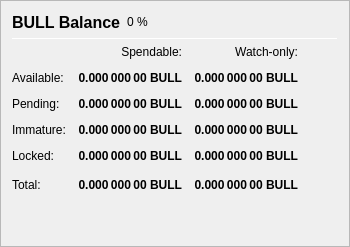
                   <widget class="QFrame" name="frame_Balances">
                    <property name="frameShape">
                     <enum>QFrame::StyledPanel</enum>
                    </property>
                    <property name="frameShadow">
                     <enum>QFrame::Raised</enum>
                    </property>
                    <layout class="QVBoxLayout" name="verticalLayout_4">
                     <item>
                      <layout class="QHBoxLayout" name="horizontalLayout_4">
                       <item>
                        <widget class="QLabel" name="label_5">
                         <property name="minimumSize">
                          <size>
                           <width>0</width>
                           <height>20</height>
                          </size>
                         </property>
                         <property name="font">
                          <font>
                           <pointsize>12</pointsize>
                           <weight>75</weight>
                           <bold>true</bold>
                          </font>
                         </property>
                         <property name="text">
                          <string>BULL Balance</string>
                         </property>
                        </widget>
                       </item>
                       <item>
                        <widget class="QLabel" name="labelBULLPercent">
                         <property name="text">
                          <string notr="true">0 %</string>
                         </property>
                        </widget>
                       </item>
                       <item>
                        <spacer name="horizontalSpacer_3">
                         <property name="orientation">
                          <enum>Qt::Horizontal</enum>
                         </property>
                         <property name="sizeHint" stdset="0">
                          <size>
                           <width>40</width>
                           <height>20</height>
                          </size>
                         </property>
                        </spacer>
                       </item>
                      </layout>
                     </item>
                     <item>
                      <widget class="Line" name="line_Balance">
                       <property name="minimumSize">
                        <size>
                         <width>0</width>
                         <height>1</height>
                        </size>
                       </property>
                       <property name="maximumSize">
                        <size>
                         <width>16777215</width>
                         <height>1</height>
                        </size>
                       </property>
                       <property name="orientation">
                        <enum>Qt::Horizontal</enum>
                       </property>
                      </widget>
                     </item>
                     <item>
                      <layout class="QGridLayout" name="gridLayout">
                       <property name="spacing">
                        <number>12</number>
                       </property>
                       <item row="0" column="1">
                        <widget class="QLabel" name="labelSpendable">
                         <property name="text">
                          <string>Spendable:</string>
                         </property>
                         <property name="alignment">
                          <set>Qt::AlignRight|Qt::AlignTrailing|Qt::AlignVCenter</set>
                         </property>
                        </widget>
                       </item>
                       <item row="0" column="2">
                        <widget class="QLabel" name="labelWatchonly">
                         <property name="text">
                          <string>Watch-only:</string>
                         </property>
                         <property name="alignment">
                          <set>Qt::AlignRight|Qt::AlignTrailing|Qt::AlignVCenter</set>
                         </property>
                        </widget>
                       </item>
                       <item row="1" column="0">
                        <widget class="QLabel" name="labelBalanceText">
                         <property name="text">
                          <string>Available:</string>
                         </property>
                        </widget>
                       </item>
                       <item row="1" column="1">
                        <widget class="QLabel" name="labelBalance">
                         <property name="font">
                          <font>
                           <weight>75</weight>
                           <bold>true</bold>
                          </font>
                         </property>
                         <property name="cursor">
                          <cursorShape>IBeamCursor</cursorShape>
                         </property>
                         <property name="toolTip">
                          <string>Your current spendable balance</string>
                         </property>
                         <property name="text">
                          <string notr="true">0.000 000 00 BULL</string>
                         </property>
                         <property name="alignment">
                          <set>Qt::AlignRight|Qt::AlignTrailing|Qt::AlignVCenter</set>
                         </property>
                         <property name="textInteractionFlags">
                          <set>Qt::LinksAccessibleByMouse|Qt::TextSelectableByKeyboard|Qt::TextSelectableByMouse</set>
                         </property>
                        </widget>
                       </item>
                       <item row="1" column="2">
                        <widget class="QLabel" name="labelWatchAvailable">
                         <property name="font">
                          <font>
                           <weight>75</weight>
                           <bold>true</bold>
                          </font>
                         </property>
                         <property name="cursor">
                          <cursorShape>IBeamCursor</cursorShape>
                         </property>
                         <property name="toolTip">
                          <string>Your current balance in watch-only addresses</string>
                         </property>
                         <property name="text">
                          <string notr="true">0.000 000 00 BULL</string>
                         </property>
                         <property name="alignment">
                          <set>Qt::AlignRight|Qt::AlignTrailing|Qt::AlignVCenter</set>
                         </property>
                         <property name="textInteractionFlags">
                          <set>Qt::LinksAccessibleByMouse|Qt::TextSelectableByKeyboard|Qt::TextSelectableByMouse</set>
                         </property>
                        </widget>
                       </item>
                       <item row="2" column="0">
                        <widget class="QLabel" name="labelPendingText">
                         <property name="text">
                          <string>Pending:</string>
                         </property>
                        </widget>
                       </item>
                       <item row="2" column="1">
                        <widget class="QLabel" name="labelUnconfirmed">
                         <property name="font">
                          <font>
                           <weight>75</weight>
                           <bold>true</bold>
                          </font>
                         </property>
                         <property name="cursor">
                          <cursorShape>IBeamCursor</cursorShape>
                         </property>
                         <property name="toolTip">
                          <string>Total of transactions that have yet to be confirmed, and do not yet count toward the spendable balance</string>
                         </property>
                         <property name="text">
                          <string notr="true">0.000 000 00 BULL</string>
                         </property>
                         <property name="alignment">
                          <set>Qt::AlignRight|Qt::AlignTrailing|Qt::AlignVCenter</set>
                         </property>
                         <property name="textInteractionFlags">
                          <set>Qt::LinksAccessibleByMouse|Qt::TextSelectableByKeyboard|Qt::TextSelectableByMouse</set>
                         </property>
                        </widget>
                       </item>
                       <item row="2" column="2">
                        <widget class="QLabel" name="labelWatchPending">
                         <property name="font">
                          <font>
                           <weight>75</weight>
                           <bold>true</bold>
                          </font>
                         </property>
                         <property name="cursor">
                          <cursorShape>IBeamCursor</cursorShape>
                         </property>
                         <property name="toolTip">
                          <string>Unconfirmed transactions to watch-only addresses</string>
                         </property>
                         <property name="text">
                          <string notr="true">0.000 000 00 BULL</string>
                         </property>
                         <property name="alignment">
                          <set>Qt::AlignRight|Qt::AlignTrailing|Qt::AlignVCenter</set>
                         </property>
                         <property name="textInteractionFlags">
                          <set>Qt::LinksAccessibleByMouse|Qt::TextSelectableByKeyboard|Qt::TextSelectableByMouse</set>
                         </property>
                        </widget>
                       </item>
                       <item row="3" column="0">
                        <widget class="QLabel" name="labelImmatureText">
                         <property name="text">
                          <string>Immature:</string>
                         </property>
                        </widget>
                       </item>
                       <item row="3" column="1">
                        <widget class="QLabel" name="labelImmature">
                         <property name="font">
                          <font>
                           <weight>75</weight>
                           <bold>true</bold>
                          </font>
                         </property>
                         <property name="cursor">
                          <cursorShape>IBeamCursor</cursorShape>
                         </property>
                         <property name="toolTip">
                          <string>Staked or masternode rewards that has not yet matured</string>
                         </property>
                         <property name="text">
                          <string notr="true">0.000 000 00 BULL</string>
                         </property>
                         <property name="alignment">
                          <set>Qt::AlignRight|Qt::AlignTrailing|Qt::AlignVCenter</set>
                         </property>
                         <property name="textInteractionFlags">
                          <set>Qt::LinksAccessibleByMouse|Qt::TextSelectableByKeyboard|Qt::TextSelectableByMouse</set>
                         </property>
                        </widget>
                       </item>
                       <item row="3" column="2">
                        <widget class="QLabel" name="labelWatchImmature">
                         <property name="font">
                          <font>
                           <weight>75</weight>
                           <bold>true</bold>
                          </font>
                         </property>
                         <property name="cursor">
                          <cursorShape>IBeamCursor</cursorShape>
                         </property>
                         <property name="toolTip">
                          <string>Staked or masternode rewards in watch-only addresses that has not yet matured</string>
                         </property>
                         <property name="text">
                          <string notr="true">0.000 000 00 BULL</string>
                         </property>
                         <property name="alignment">
                          <set>Qt::AlignRight|Qt::AlignTrailing|Qt::AlignVCenter</set>
                         </property>
                         <property name="textInteractionFlags">
                          <set>Qt::LinksAccessibleByMouse|Qt::TextSelectableByKeyboard|Qt::TextSelectableByMouse</set>
                         </property>
                        </widget>
                       </item>
                       <item row="4" column="0">
                        <widget class="QLabel" name="labelLockedBalanceText">
                         <property name="toolTip">
                          <string>Locked BULL or Masternode collaterals. These are excluded from zbull minting.</string>
                         </property>
                         <property name="text">
                          <string>Locked:</string>
                         </property>
                        </widget>
                       </item>
                       <item row="4" column="1">
                        <widget class="QLabel" name="labelLockedBalance">
                         <property name="font">
                          <font>
                           <weight>75</weight>
                           <bold>true</bold>
                          </font>
                         </property>
                         <property name="cursor">
                          <cursorShape>IBeamCursor</cursorShape>
                         </property>
                         <property name="toolTip">
                          <string>Locked BULL or Masternode collaterals. These are excluded from zbull minting.</string>
                         </property>
                         <property name="text">
                          <string notr="true">0.000 000 00 BULL</string>
                         </property>
                         <property name="alignment">
                          <set>Qt::AlignRight|Qt::AlignTrailing|Qt::AlignVCenter</set>
                         </property>
                         <property name="textInteractionFlags">
                          <set>Qt::LinksAccessibleByMouse|Qt::TextSelectableByKeyboard|Qt::TextSelectableByMouse</set>
                         </property>
                        </widget>
                       </item>
                       <item row="4" column="2">
                        <widget class="QLabel" name="labelWatchLocked">
                         <property name="font">
                          <font>
                           <weight>75</weight>
                           <bold>true</bold>
                          </font>
                         </property>
                         <property name="cursor">
                          <cursorShape>IBeamCursor</cursorShape>
                         </property>
                         <property name="toolTip">
                          <string>Current locked balance in watch-only addresses</string>
                         </property>
                         <property name="text">
                          <string notr="true">0.000 000 00 BULL</string>
                         </property>
                         <property name="alignment">
                          <set>Qt::AlignRight|Qt::AlignTrailing|Qt::AlignVCenter</set>
                         </property>
                         <property name="textInteractionFlags">
                          <set>Qt::LinksAccessibleByMouse|Qt::TextSelectableByKeyboard|Qt::TextSelectableByMouse</set>
                         </property>
                        </widget>
                       </item>
                       <item row="5" column="0">
                        <widget class="QLabel" name="labelTotalText">
                         <property name="toolTip">
                          <string>Your current Bulldog balance, unconfirmed and immature transactions included</string>
                         </property>
                         <property name="text">
                          <string>Total:</string>
                         </property>
                        </widget>
                       </item>
                       <item row="5" column="1">
                        <widget class="QLabel" name="labelTotal">
                         <property name="font">
                          <font>
                           <weight>75</weight>
                           <bold>true</bold>
                          </font>
                         </property>
                         <property name="cursor">
                          <cursorShape>IBeamCursor</cursorShape>
                         </property>
                         <property name="toolTip">
                          <string>Your current bulldog balance, unconfirmed and immature transactions included</string>
                         </property>
                         <property name="text">
                          <string notr="true">0.000 000 00 BULL</string>
                         </property>
                         <property name="alignment">
                          <set>Qt::AlignRight|Qt::AlignTrailing|Qt::AlignVCenter</set>
                         </property>
                         <property name="textInteractionFlags">
                          <set>Qt::LinksAccessibleByMouse|Qt::TextSelectableByKeyboard|Qt::TextSelectableByMouse</set>
                         </property>
                        </widget>
                       </item>
                       <item row="5" column="2">
                        <widget class="QLabel" name="labelWatchTotal">
                         <property name="font">
                          <font>
                           <weight>75</weight>
                           <bold>true</bold>
                          </font>
                         </property>
                         <property name="cursor">
                          <cursorShape>IBeamCursor</cursorShape>
                         </property>
                         <property name="toolTip">
                          <string>Current total balance in watch-only addresses</string>
                         </property>
                         <property name="text">
                          <string notr="true">0.000 000 00 BULL</string>
                         </property>
                         <property name="alignment">
                          <set>Qt::AlignRight|Qt::AlignTrailing|Qt::AlignVCenter</set>
                         </property>
                         <property name="textInteractionFlags">
                          <set>Qt::LinksAccessibleByMouse|Qt::TextSelectableByKeyboard|Qt::TextSelectableByMouse</set>
                         </property>
                        </widget>
                       </item>
                       <item row="5" column="3">
                        <spacer name="horizontalSpacer_9">
                         <property name="orientation">
                          <enum>Qt::Horizontal</enum>
                         </property>
                         <property name="sizeHint" stdset="0">
                          <size>
                           <width>40</width>
                           <height>20</height>
                          </size>
                         </property>
                        </spacer>
                       </item>
                      </layout>
                     </item>
                     <item>
                      <spacer name="verticalSpacer_3">
                       <property name="orientation">
                        <enum>Qt::Vertical</enum>
                       </property>
                       <property name="sizeHint" stdset="0">
                        <size>
                         <width>20</width>
                         <height>40</height>
                        </size>
                       </property>
                      </spacer>
                     </item>
                    </layout>
                   </widget>
